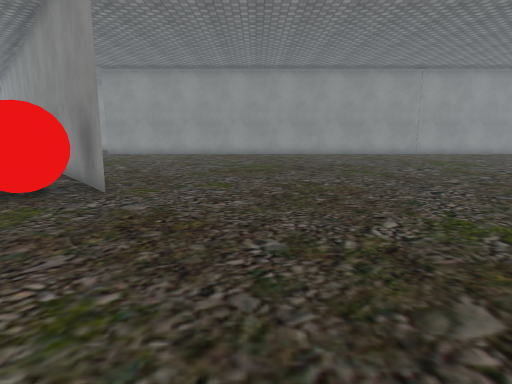
[1] (above)

24 first-person views from a walk through a scene from a Unity 3-D project. The camera is 1.3 m above the floor, tilts 10° down and sees 75° across. The floor is counted in squares, 1 m on a side. Each view is taken from the middle of a square. On the plan, view 1 faces up. The plan holds only what a view shows up to about 14 squares ahead; the rest is blank. The place goes on beyond the plan. Some animated figures are not drawn. Some surface patterns are stand-ins.

[2]
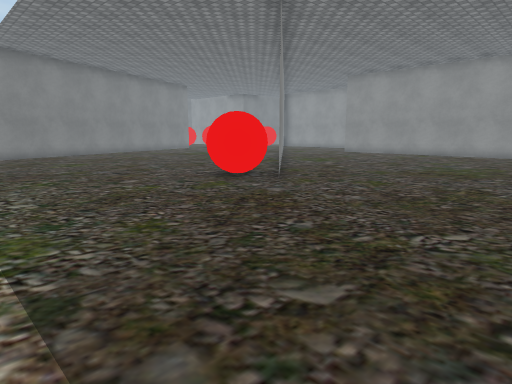

[3]
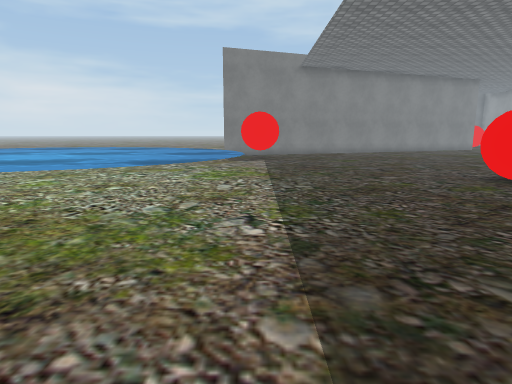

[4]
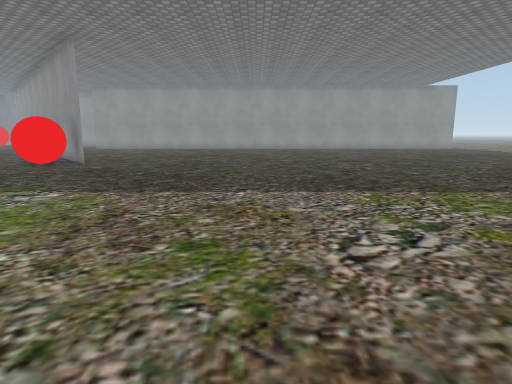

[5]
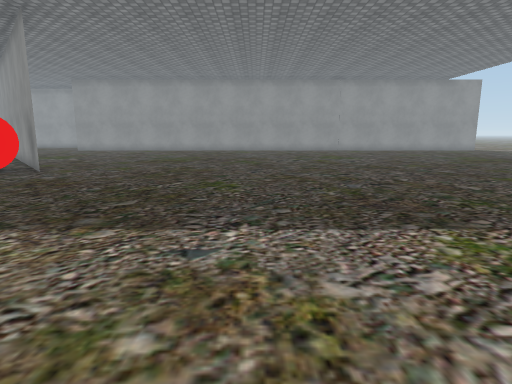

[6]
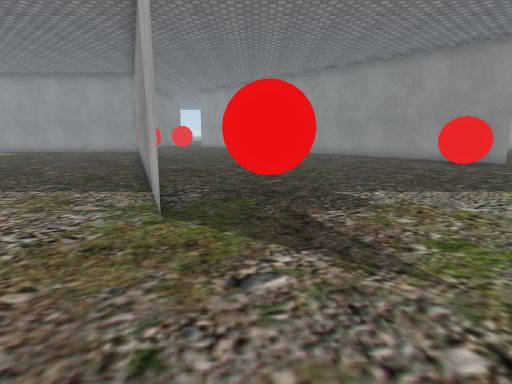

[7]
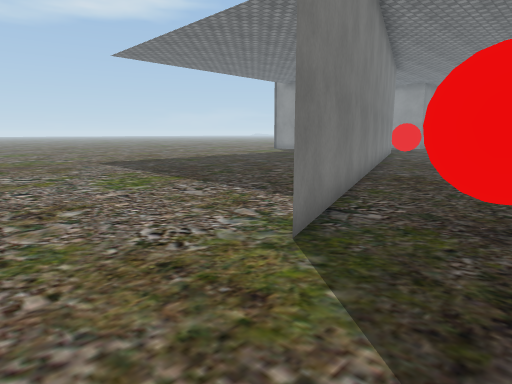

[8]
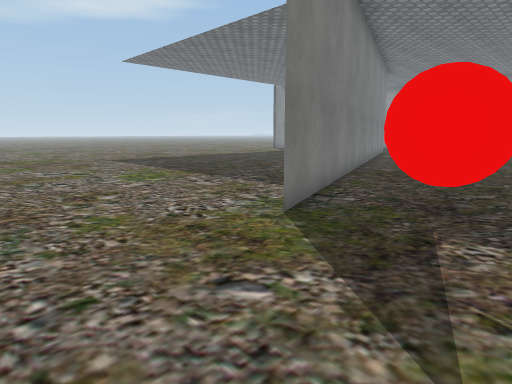

[9]
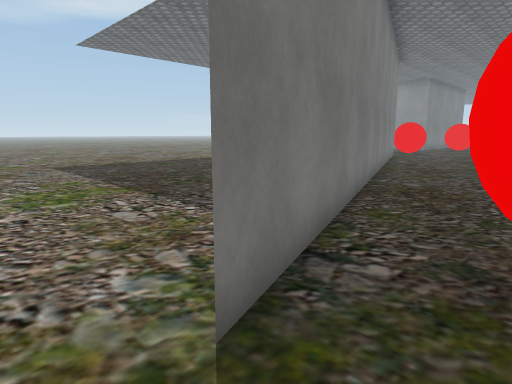

[10]
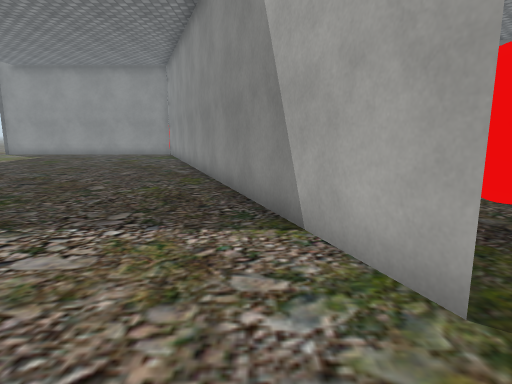

[11]
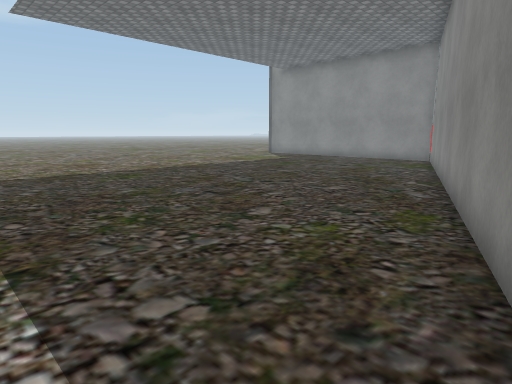

[12]
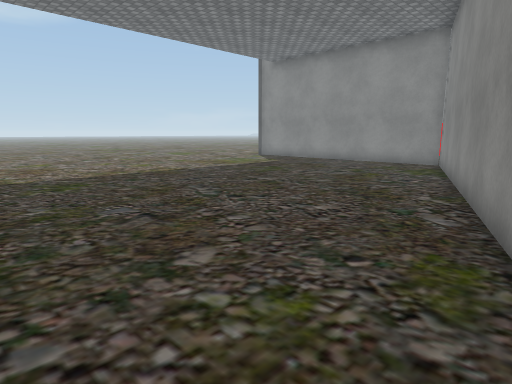

[13]
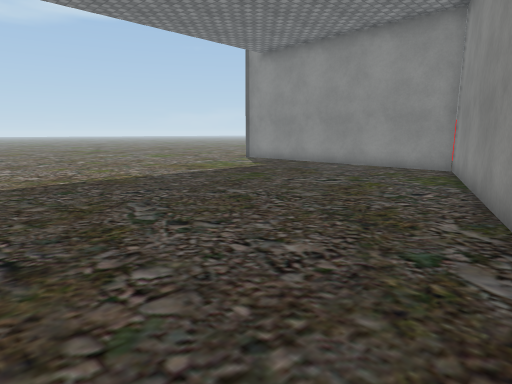

[14]
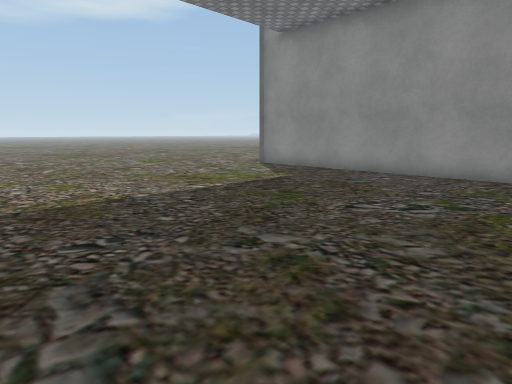

[15]
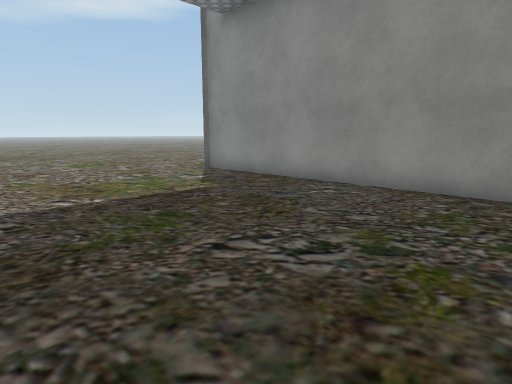

[16]
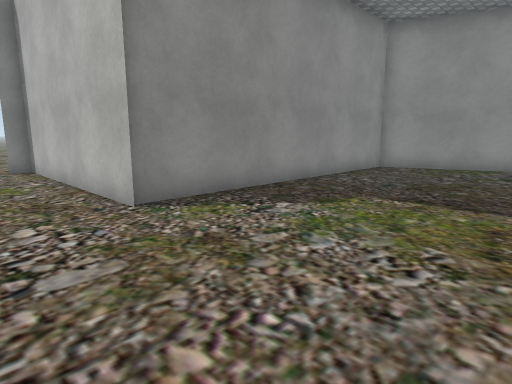

[17]
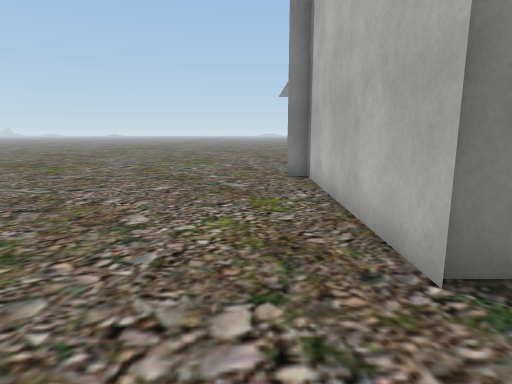

[18]
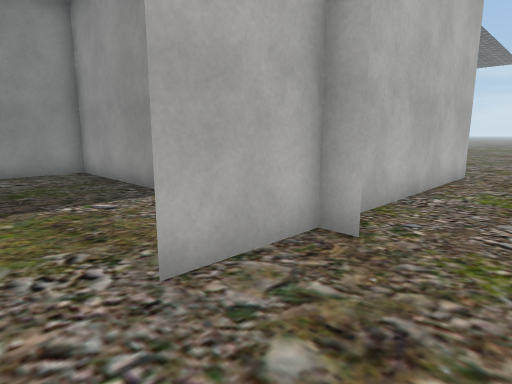

[19]
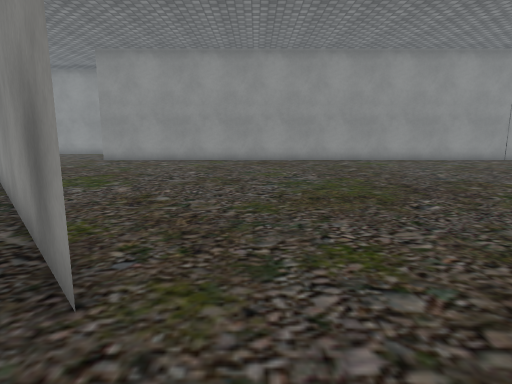

[20]
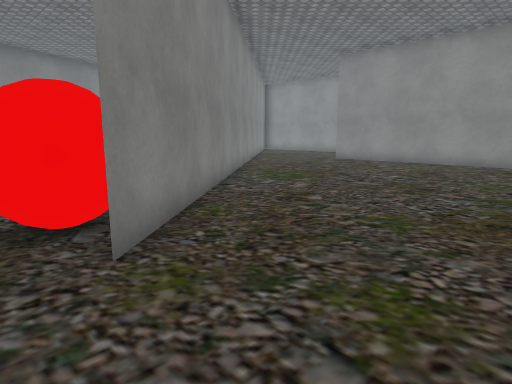

[21]
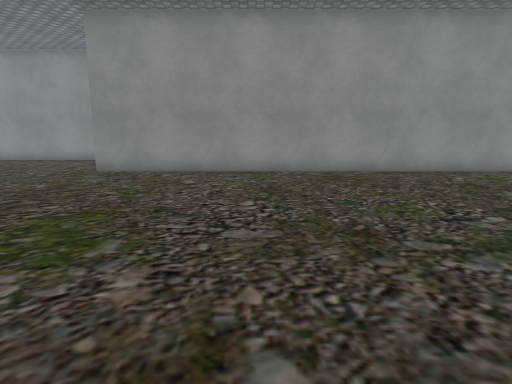

[22]
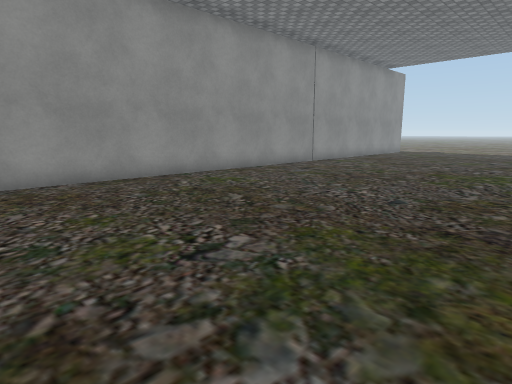

[23]
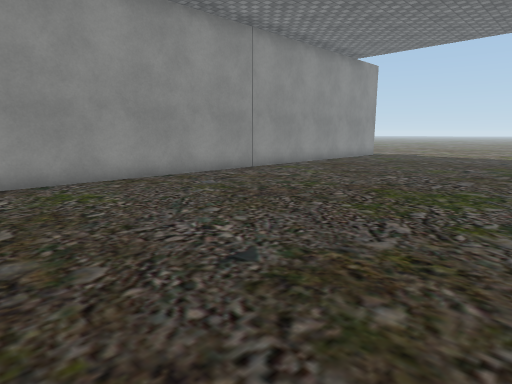

[24]
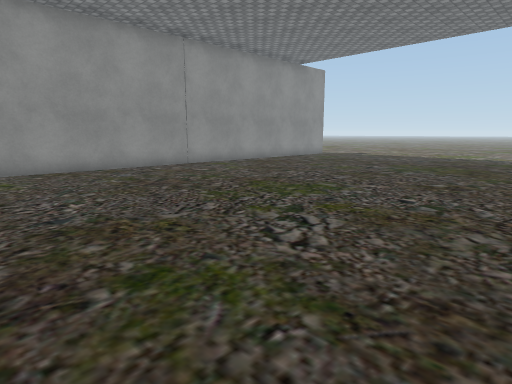

### Floor plan
Key: @ floor where view 1 was taken; # wall or solid block; . floor; ≈ water the walk keeps out of; B red ball; O other object.
Columns run from 35 left of view 1 to 16 right of it. Each row starts with its distance up from view 1.
 28 .....
 27 ............
 26 ...#........#
 25 ...# .......#
 24 ..##   ######        ....
 23 ...#                 ....
 22 ...#                  ....#
 21 ...#                  .... #####################
 20 ...#        OO         .........................
 19 ...#        OO          .........................
 18 ...#                     .........................
 17 ...###########           ..........................
 16 .............#           #..........................
 15 .............##          ##.........................
 14 ..............#           #.........................
 13 ..............#           ##........................
 12 ..............## ..        ##.......................
 11 ...............#...         ##......................
 10 ...............#...          ##...................
  9 ...............##...     ..  .##..................
  8 ................#...     ....BB#.................
  7 ................#..... ......BB#..................
  6 ................##.... ...........................
  5  ................#...............................
  4  ................##..............................
  3   ................#.............................
  2   ................#............................
  1       ............##.BB.......................
  0      ..............#.BB............@..........
 -1      ..............#.......≈≈≈≈≈.............
 -2       ....................≈≈≈≈≈≈≈...........
 -3       ...................≈≈≈≈≈≈≈≈≈.........
 -4        ..................≈≈≈≈≈≈≈≈≈. .......
 -5             ............ ≈≈≈≈≈≈≈≈≈   .....
 -6                    ... . ≈≈≈≈≈≈≈≈
 -7                      .   ≈≈≈≈≈≈        .

Where each view was taken, in squares from view 1:
view 1: 0 up, 0 right, facing up
view 2: 0 up, 3 right, facing up-left
view 3: 0 up, 4 right, facing left
view 4: 7 down, 4 right, facing up
view 5: 4 down, 4 right, facing up
view 6: 7 down, 14 left, facing up
view 7: 5 down, 13 left, facing up-left
view 8: 6 down, 12 left, facing up-left
view 9: 3 down, 14 left, facing up-left
view 10: 4 down, 17 left, facing up
view 11: 0 up, 17 left, facing up-left
view 12: 2 up, 18 left, facing up-left
view 13: 4 up, 19 left, facing up-left
view 14: 6 up, 22 left, facing up-left
view 15: 9 up, 22 left, facing up-left
view 16: 11 up, 35 left, facing up-right
view 17: 14 up, 34 left, facing up
view 18: 28 up, 35 left, facing down-right
view 19: 5 up, 2 left, facing up
view 20: 6 up, 0 right, facing up-left
view 21: 10 up, 4 left, facing up
view 22: 12 up, 3 left, facing up-right
view 23: 12 up, 1 right, facing up-right
view 24: 9 up, 2 right, facing up-right
